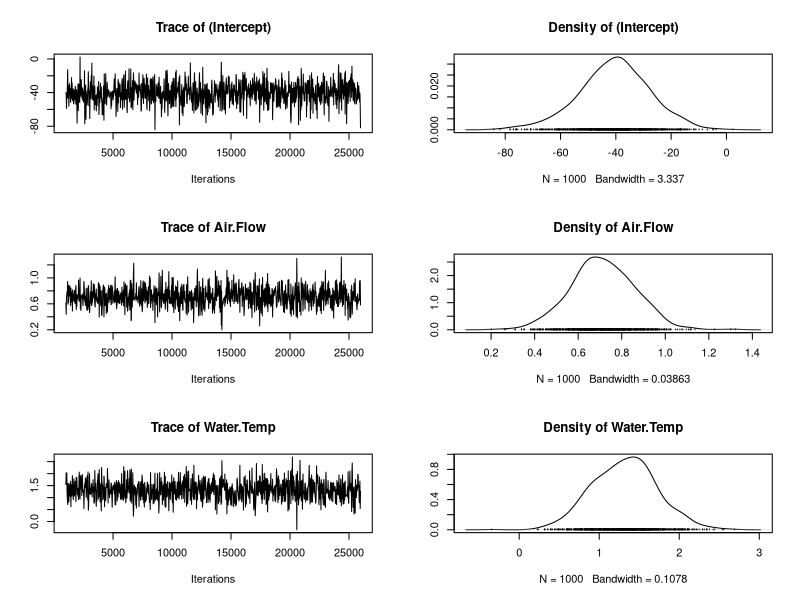
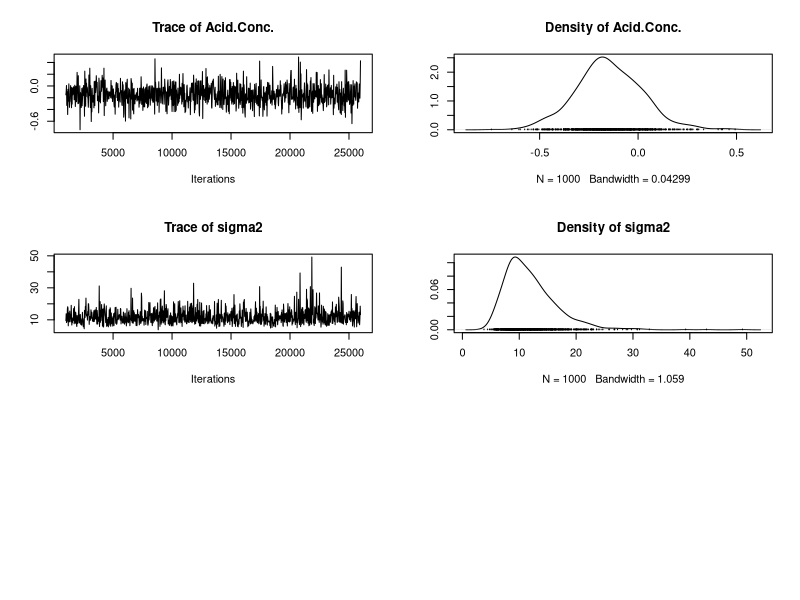
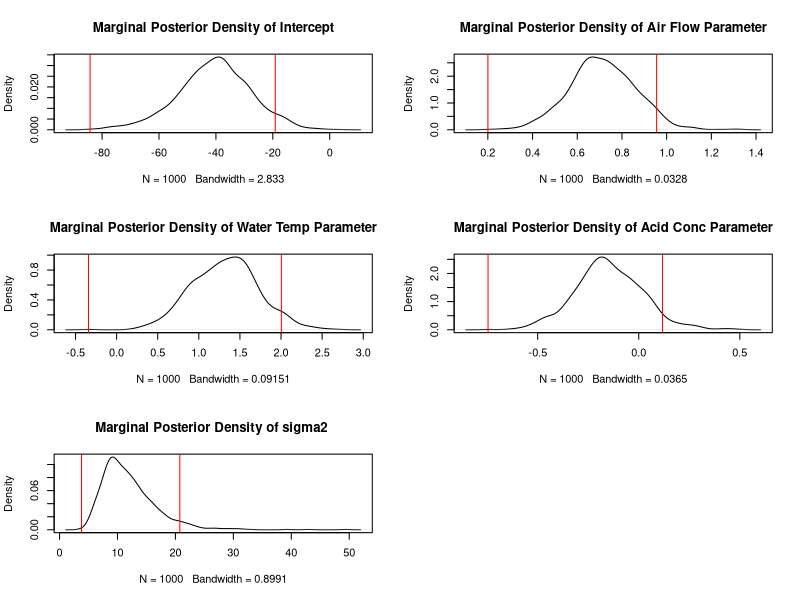

Write R code to recreate these figures, in order.
#Perform Bayesian linear regression analysis for the dataset stackloss
#Estimate a 95% HPD interval for each parameter
#Parameters: beta's for intercept and 4 variables, and sigma2 (error variance)
#Prior assumptions: beta has distribution N(b, inv(B))
#sigma-2 has distribution Gamma(c/2, d/2), and beta, sigma2 a priori independent
#Default: b=0, B=0, i.e., the default prior of beta is the uniform distribution on an infinite interval
#Default: c= 0.001, d= 0.001

data <-stackloss
library(MCMCpack)
Bfit <- MCMCregress(stack.loss ~ Air.Flow + Water.Temp + Acid.Conc. ,
                    data = data, burning = 1000, mcmc= 25000, thin =  25)
summary(Bfit)
plot(Bfit)

#95% HPD interval for each paramter
library(TeachingDemos)
par(mfrow = c(3,2))
d1 <- density(Bfit[,1])
plot(d1, main="Marginal Posterior Density of Intercept")
emp.hpd(Bfit[,1], conf=0.95) 
abline(v=emp.hpd(Bfit[,1], conf=0.95), col = "red")

d2 <- density(Bfit[,2])
plot(d2, main="Marginal Posterior Density of Air Flow Parameter")
emp.hpd(Bfit[,2], conf=0.95) 
abline(v=emp.hpd(Bfit[,2], conf=0.95), col = "red")

d3 <- density(Bfit[,3])
plot(d3, main="Marginal Posterior Density of Water Temp Parameter")
emp.hpd(Bfit[,3], conf=0.95) 
abline(v=emp.hpd(Bfit[,3], conf=0.95), col = "red")

d4 <- density(Bfit[,4])
plot(d4, main="Marginal Posterior Density of Acid Conc Parameter")
emp.hpd(Bfit[,4], conf=0.95) 
abline(v=emp.hpd(Bfit[,4], conf=0.95), col = "red")

d5 <- density(Bfit[,5])
plot(d5, main="Marginal Posterior Density of sigma2 ")
emp.hpd(Bfit[,5], conf=0.95) 
abline(v=emp.hpd(Bfit[,5], conf=0.95), col = "red")
